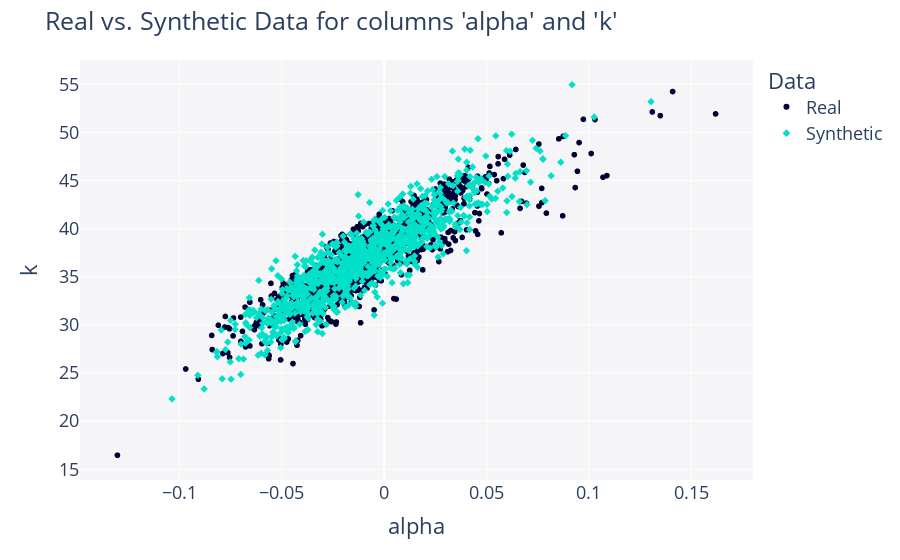
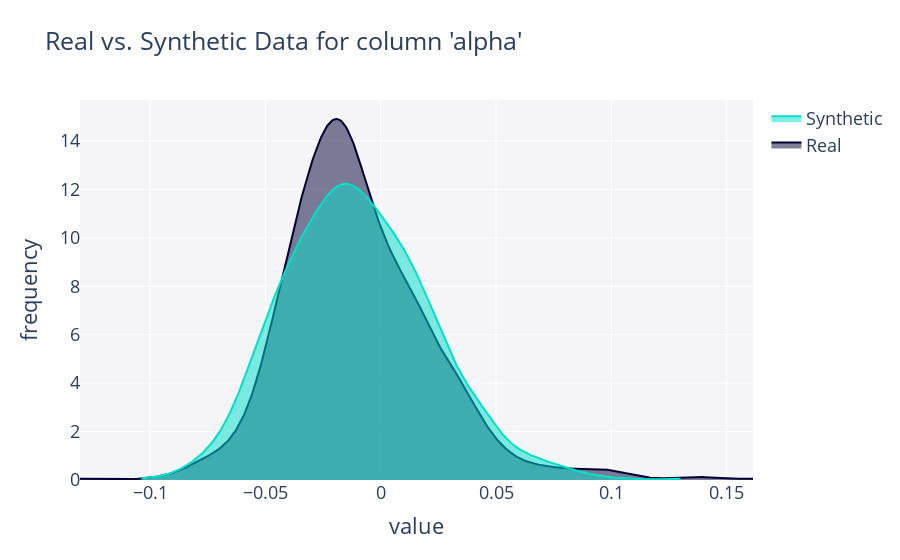
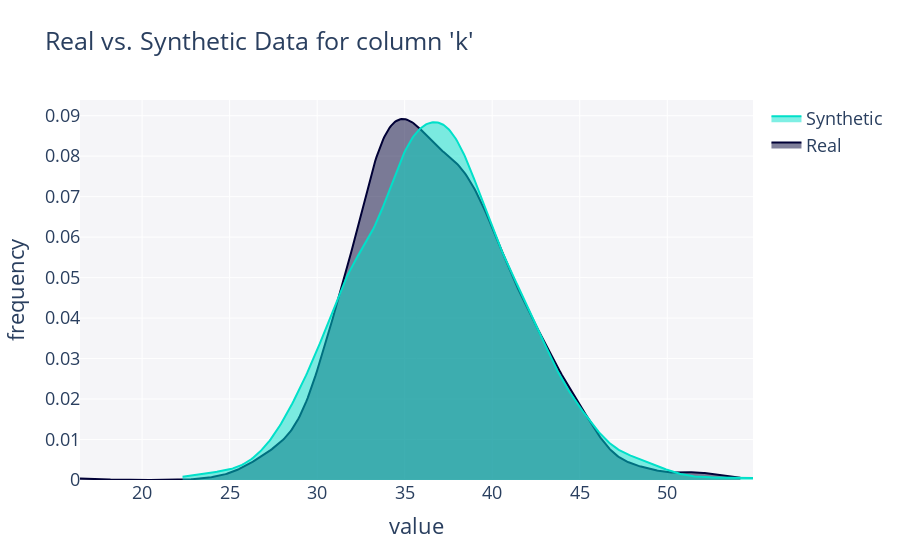

Here is the notebook cell these charts were saved with, in order:
### Markdown cell above
To import the bounds properly, we must scale our data such that $[-\sqrt(3)/3, \sqrt(3)/3] \rightarrow [0, 1]$

### Code cell
from copulas.univariate import BetaUnivariate, GammaUnivariate
from copulas.multivariate import GaussianMultivariate
from copulas.visualization import compare_1d
from copulas.visualization import compare_2d
import pandas as pd
import numpy as np

# Load data
df = pd.read_csv("drucker_prager_params.csv")
data = df.drop(columns="Seed")

alpha_lower = -np.sqrt(3)/3
alpha_upper = np.sqrt(3)/3

# Rescale alpha to [0,1]
data_scaled = data.copy()
data_scaled["alpha"] = np.clip((data["alpha"] - alpha_lower) / (alpha_upper - alpha_lower), 0.01, 0.99)

# Fit copula with scaled alpha
dist = GaussianMultivariate(distribution={
    "alpha": BetaUnivariate(),
    "k": GammaUnivariate()
})

dist.fit(data_scaled)
sampled_scaled = dist.sample(1000)

# Unscale alpha back to original domain
sampled = sampled_scaled.copy()
sampled["alpha"] = sampled_scaled["alpha"] * (alpha_upper - alpha_lower) + alpha_lower

unscaled_beginning_data = data_scaled.copy()
unscaled_beginning_data["alpha"] = unscaled_beginning_data["alpha"] * (alpha_upper - alpha_lower) + alpha_lower

# Visual comparison
fig = compare_2d(unscaled_beginning_data, sampled)
fig.show()
fig = compare_1d(unscaled_beginning_data["alpha"], sampled["alpha"])
fig.show()
fig = compare_1d(unscaled_beginning_data["k"], sampled["k"])
fig.show()

### Figure 1 — Plotly figure (JSON) as saved in the notebook; plotly's stock layout.template omitted (floating-point values rounded to 4 significant figures; data arrays with more than 128 entries replaced by an {"elided": "..."} marker saying what was removed)
{"data": [{"hovertemplate": "Data=Real<br>alpha=%{x}<br>k=%{y}<extra></extra>", "legendgroup": "Real", "marker": {"color": "#000036", "symbol": "circle"}, "mode": "markers", "name": "Real", "showlegend": true, "type": "scattergl", "x": {"elided": "1000 float values"}, "xaxis": "x", "y": {"elided": "1000 float values"}, "yaxis": "y"}, {"hovertemplate": "Data=Synthetic<br>alpha=%{x}<br>k=%{y}<extra></extra>", "legendgroup": "Synthetic", "marker": {"color": "#01E0C9", "symbol": "diamond"}, "mode": "markers", "name": "Synthetic", "showlegend": true, "type": "scattergl", "x": {"elided": "1000 float values"}, "xaxis": "x", "y": {"elided": "1000 float values"}, "yaxis": "y"}], "layout": {"font": {"size": 18}, "legend": {"title": {"text": "Data"}, "tracegroupgap": 0}, "margin": {"t": 60}, "plot_bgcolor": "#F5F5F8", "showlegend": true, "title": {"text": "Real vs. Synthetic Data for columns 'alpha' and 'k'"}, "xaxis": {"anchor": "y", "domain": [0, 1], "title": {"text": "alpha"}}, "yaxis": {"anchor": "x", "domain": [0, 1], "title": {"text": "k"}}}}

### Figure 2 — Plotly figure (JSON) as saved in the notebook; plotly's stock layout.template omitted (floating-point values rounded to 4 significant figures; data arrays with more than 128 entries replaced by an {"elided": "..."} marker saying what was removed)
{"data": [{"fill": "tozeroy", "hovertemplate": "<b>Real</b><br>Frequency: %{y}<extra></extra>", "legendgroup": "Real", "marker": {"color": "#000036"}, "mode": "lines", "name": "Real", "showlegend": true, "type": "scatter", "x": {"elided": "500 float values"}, "xaxis": "x", "y": {"elided": "500 float values"}, "yaxis": "y"}, {"fill": "tozeroy", "hovertemplate": "<b>Synthetic</b><br>Frequency: %{y}<extra></extra>", "legendgroup": "Synthetic", "marker": {"color": "#01E0C9"}, "mode": "lines", "name": "Synthetic", "showlegend": true, "type": "scatter", "x": {"elided": "500 float values"}, "xaxis": "x", "y": {"elided": "500 float values"}, "yaxis": "y"}], "layout": {"barmode": "overlay", "font": {"size": 18}, "hovermode": "closest", "legend": {"traceorder": "reversed"}, "plot_bgcolor": "#F5F5F8", "showlegend": true, "title": {"text": "Real vs. Synthetic Data for column 'alpha'"}, "xaxis": {"anchor": "y2", "domain": [0, 1], "title": {"text": "value"}, "zeroline": false}, "yaxis": {"anchor": "free", "domain": [0, 1], "position": 0, "title": {"text": "frequency"}}}}

### Figure 3 — Plotly figure (JSON) as saved in the notebook; plotly's stock layout.template omitted (floating-point values rounded to 4 significant figures; data arrays with more than 128 entries replaced by an {"elided": "..."} marker saying what was removed)
{"data": [{"fill": "tozeroy", "hovertemplate": "<b>Real</b><br>Frequency: %{y}<extra></extra>", "legendgroup": "Real", "marker": {"color": "#000036"}, "mode": "lines", "name": "Real", "showlegend": true, "type": "scatter", "x": {"elided": "500 float values"}, "xaxis": "x", "y": {"elided": "500 float values"}, "yaxis": "y"}, {"fill": "tozeroy", "hovertemplate": "<b>Synthetic</b><br>Frequency: %{y}<extra></extra>", "legendgroup": "Synthetic", "marker": {"color": "#01E0C9"}, "mode": "lines", "name": "Synthetic", "showlegend": true, "type": "scatter", "x": {"elided": "500 float values"}, "xaxis": "x", "y": {"elided": "500 float values"}, "yaxis": "y"}], "layout": {"barmode": "overlay", "font": {"size": 18}, "hovermode": "closest", "legend": {"traceorder": "reversed"}, "plot_bgcolor": "#F5F5F8", "showlegend": true, "title": {"text": "Real vs. Synthetic Data for column 'k'"}, "xaxis": {"anchor": "y2", "domain": [0, 1], "title": {"text": "value"}, "zeroline": false}, "yaxis": {"anchor": "free", "domain": [0, 1], "position": 0, "title": {"text": "frequency"}}}}
